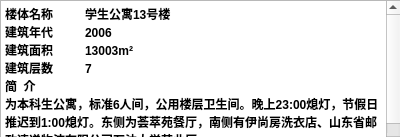
<?xml version="1.0" encoding="UTF-8"?>
<ui version="4.0">
 <class>a13shisanhao</class>
 <widget class="QDialog" name="a13shisanhao">
  <property name="geometry">
   <rect>
    <x>0</x>
    <y>0</y>
    <width>400</width>
    <height>137</height>
   </rect>
  </property>
  <property name="windowTitle">
   <string>Dialog</string>
  </property>
  <widget class="QTextBrowser" name="textBrowser">
   <property name="geometry">
    <rect>
     <x>0</x>
     <y>0</y>
     <width>401</width>
     <height>151</height>
    </rect>
   </property>
   <property name="html">
    <string>&lt;!DOCTYPE HTML PUBLIC &quot;-//W3C//DTD HTML 4.0//EN&quot; &quot;http://www.w3.org/TR/REC-html40/strict.dtd&quot;&gt;
&lt;html&gt;&lt;head&gt;&lt;meta name=&quot;qrichtext&quot; content=&quot;1&quot; /&gt;&lt;style type=&quot;text/css&quot;&gt;
p, li { white-space: pre-wrap; }
&lt;/style&gt;&lt;/head&gt;&lt;body style=&quot; font-family:'SimSun'; font-size:9pt; font-weight:400; font-style:normal;&quot;&gt;
&lt;p style=&quot; margin-top:0px; margin-bottom:0px; margin-left:0px; margin-right:0px; -qt-block-indent:0; text-indent:0px;&quot;&gt;&lt;span style=&quot; font-weight:600;&quot;&gt;楼体名称	学生公寓13号楼	&lt;/span&gt;&lt;/p&gt;
&lt;p style=&quot; margin-top:0px; margin-bottom:0px; margin-left:0px; margin-right:0px; -qt-block-indent:0; text-indent:0px;&quot;&gt;&lt;span style=&quot; font-weight:600;&quot;&gt;建筑年代	2006&lt;/span&gt;&lt;/p&gt;
&lt;p style=&quot; margin-top:0px; margin-bottom:0px; margin-left:0px; margin-right:0px; -qt-block-indent:0; text-indent:0px;&quot;&gt;&lt;span style=&quot; font-weight:600;&quot;&gt;建筑面积	13003m²	&lt;/span&gt;&lt;/p&gt;
&lt;p style=&quot; margin-top:0px; margin-bottom:0px; margin-left:0px; margin-right:0px; -qt-block-indent:0; text-indent:0px;&quot;&gt;&lt;span style=&quot; font-weight:600;&quot;&gt;建筑层数	7&lt;/span&gt;&lt;/p&gt;
&lt;p style=&quot; margin-top:0px; margin-bottom:0px; margin-left:0px; margin-right:0px; -qt-block-indent:0; text-indent:0px;&quot;&gt;&lt;span style=&quot; font-weight:600;&quot;&gt;简  介	&lt;/span&gt;&lt;/p&gt;
&lt;p style=&quot; margin-top:0px; margin-bottom:0px; margin-left:0px; margin-right:0px; -qt-block-indent:0; text-indent:0px;&quot;&gt;&lt;span style=&quot; font-weight:600;&quot;&gt;为本科生公寓，标准6人间，公用楼层卫生间。晚上23:00熄灯，节假日推迟到1:00熄灯。东侧为荟萃苑餐厅，南侧有伊尚房洗衣店、山东省邮政速递物流有限公司石油大学营业厅。&lt;/span&gt;&lt;/p&gt;
&lt;p style=&quot;-qt-paragraph-type:empty; margin-top:0px; margin-bottom:0px; margin-left:0px; margin-right:0px; -qt-block-indent:0; text-indent:0px; font-weight:600;&quot;&gt;&lt;br /&gt;&lt;/p&gt;&lt;/body&gt;&lt;/html&gt;</string>
   </property>
  </widget>
 </widget>
 <resources/>
 <connections/>
</ui>
